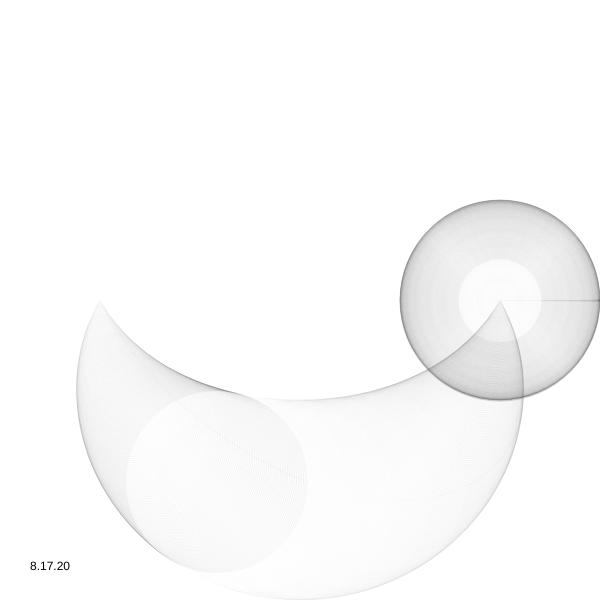
Frame 1 (no input)
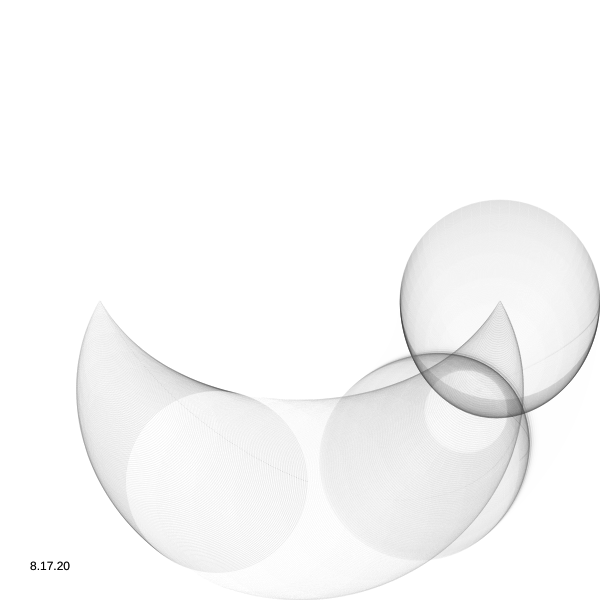
Frame 60 (no input)
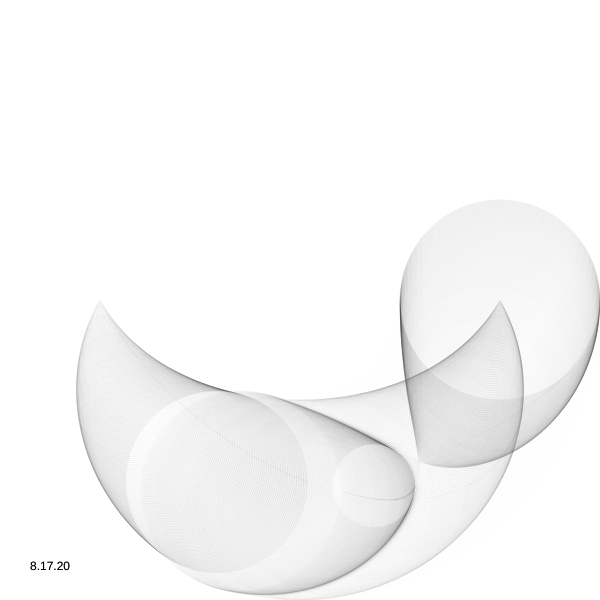
Frame 120 (the mouse pressed at the canvas centre since frame 60)

The p5.js sketch that drew these frames (run headless with seeded random() and noise() and a simulated clock; from frame 60 on, the mouse is pressed at the canvas centre):

// p5.js sketch
// ── sketch.js
var r=200;
var s=0.002;
function setup() { 
  createCanvas(600, 600);
  background(255)
}
function draw() {   
  background(255, 150);
  translate(width/2, height/2);
  let n=400;
  for (let i=0; i<n; i++) {
     let t1= i*PI/n;
     let t2= s*t1;
     let x1= r*cos(t1);
     let y1= r*sin(t1);
     let x2= r*cos(t2);
     let y2= r*sin(t2);
     stroke(i%255, 50)
     strokeWeight(0.2)
     noFill();
     ellipse(x1, y1, r*sin(t1), r*sin(t1));
     ellipse(x2,y2, r*cos(t1), r*cos(t1));
  }
  s+=0.005;
  fill(0);
  noStroke();
   translate(-width/2, -height/2);
  text("8.17.20", 30, height-30);
  noFill();
}
